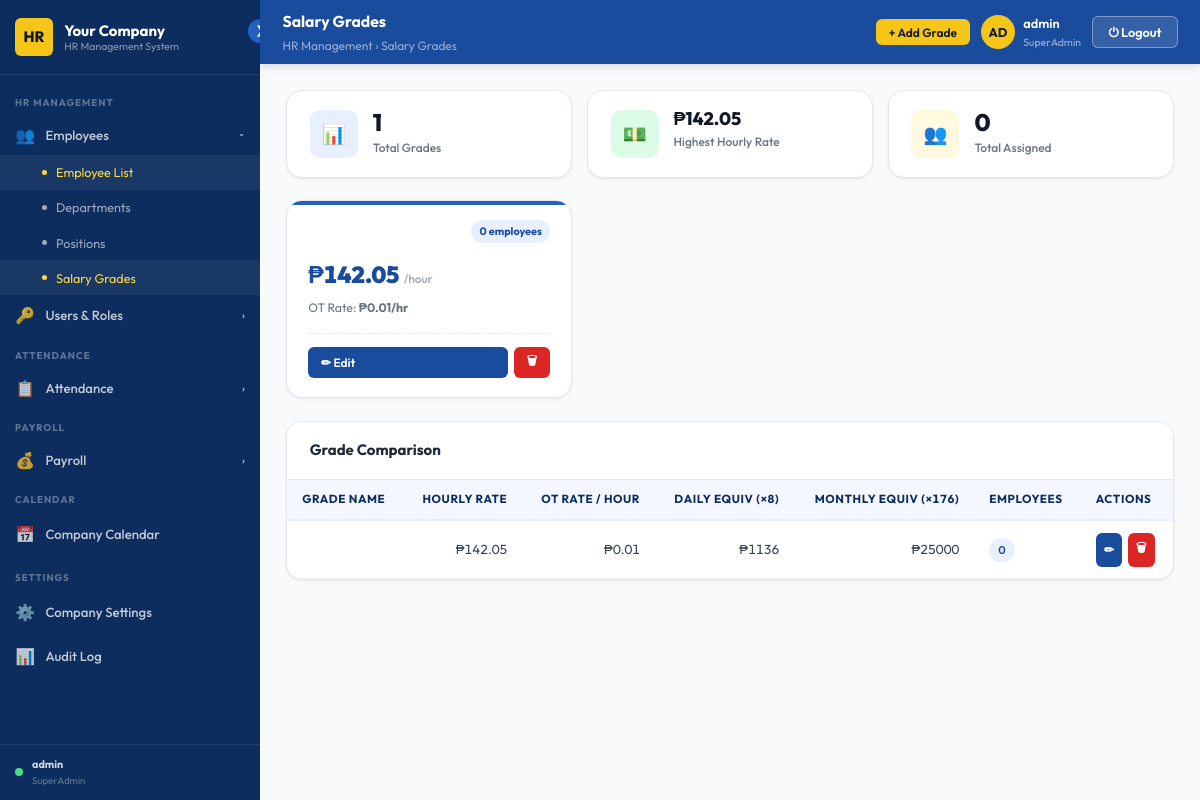
Page /employees/salary-grades/ (signed in) on the committed database.
### employees/models.py (models this page shows, shortened)
class SalaryGrade(models.Model):
    name          = models.CharField(max_length=100)
    hourly_rate   = models.DecimalField(max_digits=10, decimal_places=4, default=0)
    overtime_rate = models.DecimalField(max_digits=10, decimal_places=4, default=0)
    base_salary   = models.DecimalField(max_digits=12, decimal_places=2, default=0)
    created_at    = models.DateTimeField(auto_now_add=True)

### employees/views.py (the view)
@admin_required
def salary_grades_view(request):
    salary_grades = SalaryGrade.objects.annotate(
        employees_count=Count('employee')
    ).order_by('base_salary')
    return render(request, 'hrms/salary_grades.html', {
        'salary_grades': salary_grades,
        **_branding(),
    })

### accounts/access.py (called while the page is built, shortened)
def get_user_role(user):
    if not user or not user.is_authenticated:
        return None
    if user.is_superuser:
        return _MockRole('SuperAdmin')

def has_admin_role(user):
    role = get_user_role(user)
    return role is not None and role.name in ADMIN_ROLES

def admin_required(view_func=None, *, roles=None, redirect_url=None):
    allowed = set(roles) if roles else ADMIN_ROLES
    redir = redirect_url or '/attendance/'
    def decorator(fn):
        @wraps(fn)
        @login_required(login_url='/login/')
        def wrapper(request, *args, **kwargs):
            role = get_user_role(request.user)
            if role and role.name in allowed:
                return fn(request, *args, **kwargs)
            return render(request, 'hrms/403.html', status=403)
        return wrapper
    if view_func is not None:
        return decorator(view_func)
    return decorator

    def __call__(self, request):
        path = request.path
        if path in PUBLIC_PATHS:
            return self.get_response(request)
        if any(path.startswith(p) for p in PUBLIC_PREFIXES):
            return self.get_response(request)
        if any(path.startswith(p) for p in self.ADMIN_PREFIXES):
            if not request.user.is_authenticated:
                return redirect(f'/login/?next={path}')
            if not has_admin_role(request.user):
                return render(request, 'hrms/403.html', status=403)
        return self.get_response(request)

### accounts/context_processors.py (called while the page is built, shortened)
def user_role(request):
    role      = get_user_role(request.user)
    role_name = role.name if role else ''
    return {
        'user_role':      role,
        'is_super_admin': role_name == 'SuperAdmin',
        'is_hr_admin':    role_name in {'SuperAdmin', 'HRAdmin'},
        'is_staff_admin': role_name in {'SuperAdmin', 'HRAdmin', 'StaffAdmin'},
    }

### employees/views.py (called while the page is built)
def _branding():
    try:
        s = CompanySettings.objects.first()
        if s:
            return {
                'company_name':     s.company_name,
                'company_initials': s.company_initials,
                'company_logo':     s.company_logo.url if s.company_logo else '',
            }
    except Exception:
        pass
    return {
        'company_name':     'Your Company',
        'company_initials': 'HR',
        'company_logo':     '',
    }

### templates/hrms/salary_grades.html (shortened to what this page needs)
{% extends "hrms/admin_base.html" %}
{% load static %}
{% block page_title %}Salary Grades{% endblock %}
{% block breadcrumb %}HR Management › Salary Grades{% endblock %}
{% block header_actions %}
  <button class="btn btn-gold btn-sm" onclick="openModal('add-grade-modal')">+ Add Grade</button>
{% endblock %}
{% block content %}
<div style="display:grid;grid-template-columns:repeat(3,1fr);gap:1rem;margin-bottom:1.5rem;">
  <div class="stat-card">
    <div class="stat-icon blue">📊</div>
    <div><div class="stat-num">{{ salary_grades|length }}</div><div class="stat-label">Total Grades</div></div>
  </div>
  <div class="stat-card">
    <div class="stat-icon green">💵</div>
    <div>
      <div class="stat-num" style="font-size:1.2rem;">
        ₱{% for sg in salary_grades %}{% if forloop.last %}{{ sg.hourly_rate|floatformat:"2" }}{% endif %}{% endfor %}
      </div>
      <div class="stat-label">Highest Hourly Rate</div>
    </div>
  </div>
  <div class="stat-card">
    <div class="stat-icon gold">👥</div>
    <div>
      <div class="stat-num">{% for sg in salary_grades %}{{ sg.employees_count|add:0 }}{% if not forloop.last %}+{% endif %}{% endfor %}</div>
      <div class="stat-label">Total Assigned</div>
    </div>
  </div>
</div>
<div class="grades-grid">
  {% for sg in salary_grades %}
  <div class="grade-card">
    <div class="grade-card-header">
      <span class="grade-emp-count">{{ sg.employees_count }} employee{{ sg.employees_count|pluralize }}</span>
    </div>
    <div class="grade-salary">₱{{ sg.hourly_rate|floatformat:"2" }} <span>/hour</span></div>
    <div class="grade-ot">OT Rate: <strong>₱{{ sg.overtime_rate|floatformat:"2" }}/hr</strong></div>
    <div class="grade-actions">
      <button class="btn btn-primary btn-sm" style="flex:1;" onclick="editGrade({{ sg.id }}, '{{ sg.name }}', '{{ sg.hourly_rate }}', '{{ sg.overtime_rate }}')">✏ Edit</button>
      <button class="btn btn-danger btn-sm" onclick="deleteGrade({{ sg.id }}, '{{ sg.name }}', {{ sg.employees_count }})">🗑</button>
    </div>
  </div>
  {% empty %}
  <div style="grid-column:1/-1;text-align:center;padding:3rem;color:var(--gray-400);">
    <div style="font-size:2.5rem;margin-bottom:.75rem;">📊</div>
    No salary grades defined yet.
  </div>
  {% endfor %}
</div>
{% if salary_grades %}
<div class="card">
  <div class="card-header"><h3>Grade Comparison</h3></div>
  <div class="table-wrap">
    <table class="data-table grade-comparison">
      <thead>
        <tr>
          <th>Grade Name</th>
          <th class="num">Hourly Rate</th>
          <th class="num">OT Rate / Hour</th>
          <th class="num">Daily Equiv (×8)</th>
          <th class="num">Monthly Equiv (×176)</th>
          <th>Employees</th>
          <th>Actions</th>
        </tr>
      </thead>
      <tbody>
        {% for sg in salary_grades %}
        <tr>
          <td><strong>{{ sg.name }}</strong></td>
          <td class="num">₱{{ sg.hourly_rate|floatformat:"2" }}</td>
          <td class="num">₱{{ sg.overtime_rate|floatformat:"2" }}</td>
          <td class="num">₱{% widthratio sg.hourly_rate 1 8 %}</td>
          <td class="num">₱{% widthratio sg.hourly_rate 1 176 %}</td>
          <td>
            <span class="badge badge-blue">{{ sg.employees_count }}</span>
          </td>
          <td>
            <div style="display:flex;gap:.35rem;">
              <button class="btn btn-primary btn-sm btn-icon" onclick="editGrade({{ sg.id }}, '{{ sg.name }}', '{{ sg.hourly_rate }}', '{{ sg.overtime_rate }}')">✏</button>
              <button class="btn btn-danger btn-sm btn-icon" onclick="deleteGrade({{ sg.id }}, '{{ sg.name }}', {{ sg.employees_count }})">🗑</button>
            </div>
          </td>
        </tr>
        {% endfor %}
      </tbody>
    </table>
  </div>
</div>
{% endif %}
{% endblock %}

### templates/hrms/admin_base.html (shortened to what this page needs)
{% load static %}
<!DOCTYPE html>
<html lang="en">
<head>
  <link rel="stylesheet" href="{% static 'css/base.css' %}"/>
</head>
<body>
<div class="admin-layout">
  <aside class="sidebar" id="sidebar">
    <button class="sidebar-toggle" id="sidebar-toggle" title="Toggle Sidebar">❯</button>
    <div class="sidebar-logo">
      <div class="logo-mark" id="logo-mark">
        {% if company_logo %}
          <img src="{{ company_logo }}" alt="Logo"
               style="width:100%;height:100%;object-fit:cover;border-radius:var(--radius-sm);">
        {% else %}
          {{ company_initials|default:"HR" }}
        {% endif %}
      </div>
      <div class="logo-text">
        {{ company_name|default:"Your Company" }}
        <span>HR Management System</span>
      </div>
    </div>
    <nav class="sidebar-nav" id="sidebar-nav">
      <div class="nav-section">
        <div class="nav-section-label">HR Management</div>
        <button class="nav-group-toggle" data-group="nav-hr">
          <span class="icon">👥</span><span class="label">Employees</span><span class="chevron">›</span>
        </button>
        <div class="nav-submenu" id="nav-hr">
          <a href="{% url 'employees:list' %}">Employee List</a>
          <a href="{% url 'employees:departments' %}">Departments</a>
          <a href="{% url 'employees:positions' %}">Positions</a>
          <a href="{% url 'employees:salary_grades' %}">Salary Grades</a>
        </div>
        {% if is_super_admin %}
        <button class="nav-group-toggle" data-group="nav-users">
          <span class="icon">🔑</span><span class="label">Users & Roles</span><span class="chevron">›</span>
        </button>
        {% endif %}
      </div>
      <div class="nav-section">
        <div class="nav-section-label">Attendance</div>
        <button class="nav-group-toggle" data-group="nav-att">
          <span class="icon">📋</span><span class="label">Attendance</span><span class="chevron">›</span>
        </button>
      </div>
      <div class="nav-section">
        <div class="nav-section-label">Payroll</div>
        <button class="nav-group-toggle" data-group="nav-payroll">
          <span class="icon">💰</span><span class="label">Payroll</span><span class="chevron">›</span>
        </button>
      </div>
      <div class="nav-section">
        <div class="nav-section-label">Calendar</div>
        <a class="nav-link" href="{% url 'calendar_app:index' %}">
          <span class="icon">📅</span><span class="label">Company Calendar</span>
        </a>
      </div>
      {% if is_super_admin %}
      <div class="nav-section">
        <div class="nav-section-label">Settings</div>
        <a class="nav-link" href="{% url 'employees:company_settings' %}">
          <span class="icon">⚙️</span><span class="label">Company Settings</span>
        </a>
        <a class="nav-link" href="{% url 'accounts:audit_log' %}">
          <span class="icon">📊</span><span class="label">Audit Log</span>
        </a>
      </div>
      {% endif %}
    </nav>
    <div style="padding:.75rem 1rem;border-top:1px solid rgba(255,255,255,.08);
                display:flex;align-items:center;gap:.6rem;">
      <div style="width:8px;height:8px;border-radius:50%;background:#4ADE80;flex-shrink:0;"></div>
      <div style="overflow:hidden;">
        <div style="font-size:.72rem;font-weight:700;color:rgba(255,255,255,.8);
                    white-space:nowrap;overflow:hidden;text-overflow:ellipsis;">
          {{ request.user.get_full_name|default:request.user.username }}
        </div>
        <div style="font-size:.65rem;color:rgba(255,255,255,.35);">
          {% if user_role %}{{ user_role.name }}{% else %}No Role{% endif %}
        </div>
      </div>
    </div>
  </aside>
  <div style="flex:1;display:flex;flex-direction:column;">
    <header class="admin-header" id="admin-header">
      <div>
        <div class="header-title">{% block page_title %}Dashboard{% endblock %}</div>
        <div class="header-breadcrumb">{% block breadcrumb %}Home{% endblock %}</div>
      </div>
      <div class="header-right">
        {% block header_actions %}{% endblock %}
        <div class="header-user">
          <div class="header-avatar">{{ request.user.username|slice:":2"|upper }}</div>
          <div>
            <div style="font-size:.85rem;font-weight:600;color:var(--white);">
              {{ request.user.get_full_name|default:request.user.username }}
            </div>
            {% if user_role %}
            <div style="font-size:.7rem;color:rgba(255,255,255,.5);">
              {{ user_role.name }}
            </div>
            {% endif %}
          </div>
        </div>
        <button class="btn-logout" onclick="confirmLogout()">⏻ Logout</button>
      </div>
    </header>
    <main class="admin-content" id="admin-content">
      {% block content %}{% endblock %}
    </main>
  </div>
</div>
</body>
</html>

### templates/hrms/salary_grades.html (style rules this page uses)
.grades-grid { display: grid; grid-template-columns: repeat(auto-fill, minmax(280px,1fr)); gap: 1rem; margin-bottom: 1.5rem; }
.grade-card { background: var(--white); border: 1.5px solid var(--gray-200); border-radius: var(--radius-lg); padding: 1.25rem 1.4rem; box-shadow: var(--shadow-sm); position: relative; overflow: hidden; transition: all .2s; }
.grade-card::before { content: ''; position: absolute; top:0; left:0; right:0; height:4px; background: var(--blue-700); }
.grade-card-header { display:flex; align-items:flex-start; justify-content:space-between; margin-bottom: .85rem; }
.grade-emp-count { background: var(--blue-100); color: var(--blue-800); font-size: .72rem; font-weight: 700; padding: .2rem .55rem; border-radius: 20px; }
.grade-salary { font-size: 1.55rem; font-weight: 900; color: var(--blue-800); font-variant-numeric: tabular-nums; }
.grade-salary span { font-size: .78rem; font-weight: 500; color: var(--gray-400); }
.grade-ot { font-size: .82rem; color: var(--gray-500); margin-top: .35rem; }
.grade-actions { display: flex; gap: .4rem; margin-top: 1rem; padding-top: .85rem; border-top: 1px dashed var(--gray-200); }
.grade-comparison th.num, .grade-comparison td.num { text-align:right; font-variant-numeric:tabular-nums; }

### rows in the picture
SalaryGrade: hourly_rate "142.05", employees_count|add "0", employees_count "0", overtime_rate "0.01", hourly_rate "1136", hourly_rate "25000"

### other values in the picture
{{ company_initials|default:"HR" }} "HR"
{{ company_name|default:"Your Company" }} "Your Company"
{{ request.user.get_full_name|default:request.user.username }} "admin"
{{ user_role.name }} "SuperAdmin"
{{ request.user.username|slice:":2"|upper }} "AD"
{{ salary_grades|length }} "1"
